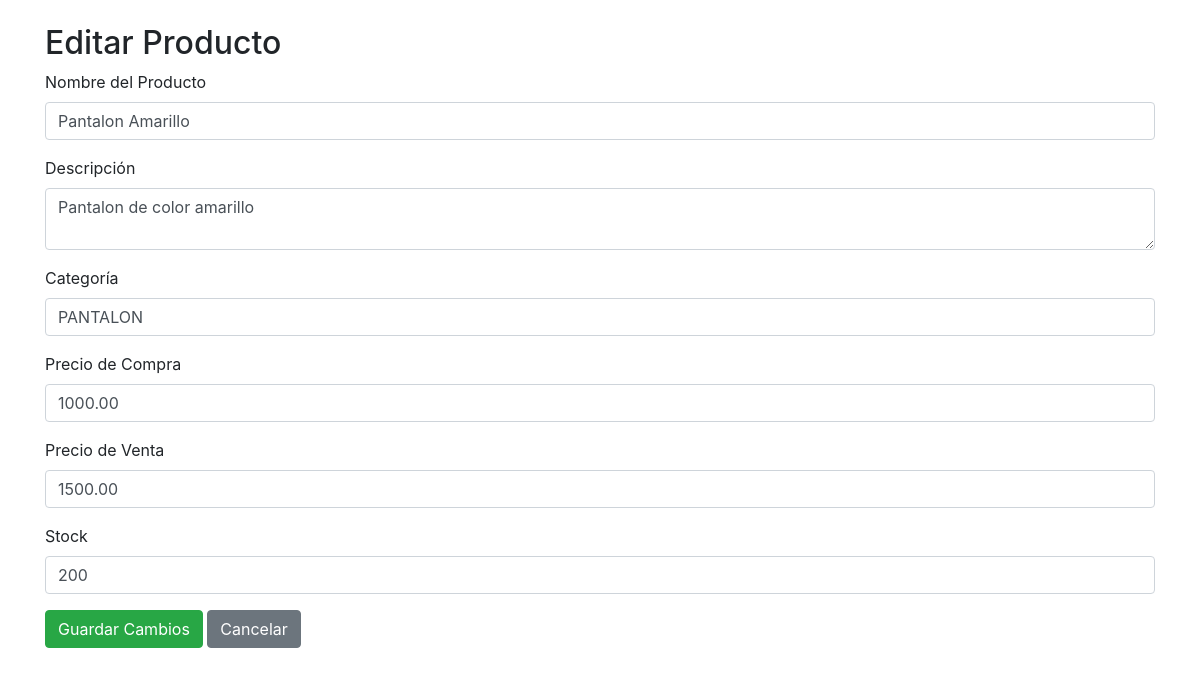
The app's page /editar_producto.php?id=2 with its own data.
### tables this page shows
CREATE TABLE `productos` (
  `id` int(11) NOT NULL,
  `nombre` varchar(100) NOT NULL,
  `precio_compra` decimal(10,2) NOT NULL,
  `precio_venta` decimal(10,2) NOT NULL,
  `stock` int(11) NOT NULL,
  `categoria` varchar(50) DEFAULT NULL,
  `descripcion` text DEFAULT NULL
);

### editar_producto.php (the view, shortened to what this page needs)
<?php
include('conexion.php');
$id = $_GET['id'];
$stmt = $conexion->prepare("SELECT * FROM productos WHERE id = ?");
$stmt->execute([$id]);
$producto = $stmt->fetch(PDO::FETCH_ASSOC);
?>
<!DOCTYPE html>
<html lang="es">
<head>
    <link href="https://stackpath.bootstrapcdn.com/bootstrap/4.5.2/css/bootstrap.min.css" rel="stylesheet">
</head>
<body>
<div class="container mt-4">
    <h2>Editar Producto</h2>
    <form method="POST">
        <div class="form-group">
            <label for="nombre">Nombre del Producto</label>
            <input type="text" class="form-control" id="nombre" name="nombre" value="<?= htmlspecialchars($producto['nombre']); ?>" required>
        </div>
        <div class="form-group">
            <label for="descripcion">Descripción</label>
            <textarea class="form-control" id="descripcion" name="descripcion" rows="2"><?= htmlspecialchars($producto['descripcion']); ?></textarea>
        </div>
        <div class="form-group">
            <label for="categoria">Categoría</label>
            <input type="text" class="form-control" id="categoria" name="categoria" value="<?= htmlspecialchars($producto['categoria']); ?>">
        </div>
        <div class="form-group">
            <label for="precio_compra">Precio de Compra</label>
            <input type="number" step="0.01" class="form-control" id="precio_compra" name="precio_compra" value="<?= $producto['precio_compra']; ?>" required>
        </div>
        <div class="form-group">
            <label for="precio_venta">Precio de Venta</label>
            <input type="number" step="0.01" class="form-control" id="precio_venta" name="precio_venta" value="<?= $producto['precio_venta']; ?>" required>
        </div>
        <div class="form-group">
            <label for="stock">Stock</label>
            <input type="number" class="form-control" id="stock" name="stock" value="<?= $producto['stock']; ?>" required>
        </div>
        <button type="submit" class="btn btn-success">Guardar Cambios</button>
        <a href="productos.php" class="btn btn-secondary">Cancelar</a>
    </form>
</div>
</body>
</html>

### records on screen
productos: nombre "Pantalon Amarillo", descripcion "Pantalon de color amarillo", categoria "PANTALON", precio_compra "1000.00", precio_venta "1500.00", stock "200"
